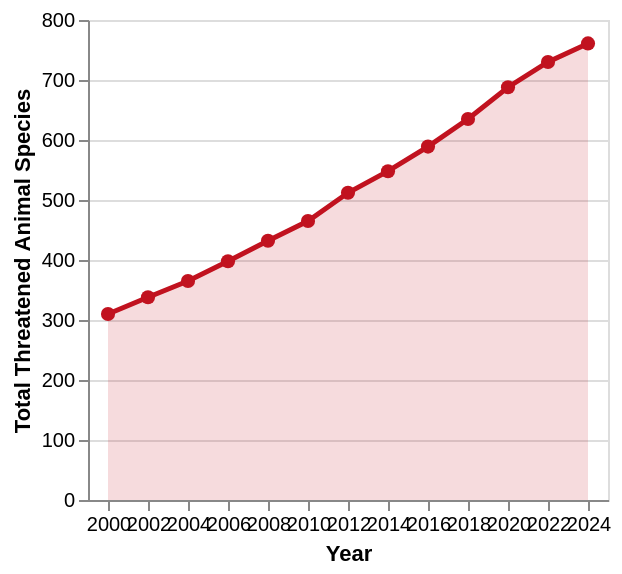

Here is the Vega-Lite specification saved for this chart:
### Vega-Lite specification from a JSON file in a GitHub repository (floating-point values rounded to 4 significant figures)
{"$schema": "https://vega.github.io/schema/vega-lite/v5.json", "description": "Growth in total threatened animal species in Malaysia from 2000 to 2024. Source: IUCN Red List historical assessments.", "data": {"values": [{"year": 2000, "total": 310}, {"year": 2002, "total": 338}, {"year": 2004, "total": 365}, {"year": 2006, "total": 398}, {"year": 2008, "total": 432}, {"year": 2010, "total": 465}, {"year": 2012, "total": 512}, {"year": 2014, "total": 548}, {"year": 2016, "total": 589}, {"year": 2018, "total": 635}, {"year": 2020, "total": 688}, {"year": 2022, "total": 730}, {"year": 2024, "total": 761}]}, "width": "container", "height": 240, "layer": [{"mark": {"type": "area", "color": "#c1121f", "opacity": 0.15}, "encoding": {"x": {"field": "year", "type": "ordinal", "axis": {"title": "Year", "labelAngle": 0}}, "y": {"field": "total", "type": "quantitative", "axis": {"title": "Total Threatened Animal Species"}}}}, {"mark": {"type": "line", "color": "#c1121f", "strokeWidth": 2.5, "point": {"color": "#c1121f", "size": 50}}, "encoding": {"x": {"field": "year", "type": "ordinal"}, "y": {"field": "total", "type": "quantitative"}, "tooltip": [{"field": "year"}, {"field": "total", "title": "Threatened Species"}]}}]}
